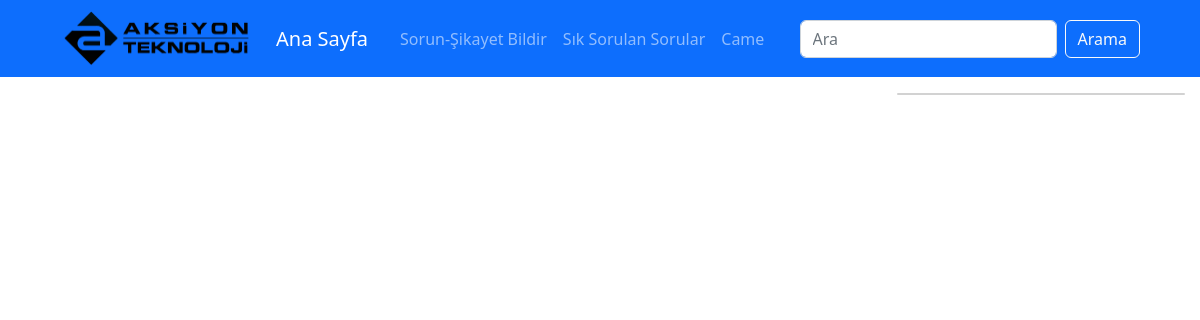
/, run on an earlier commit of the app's database.
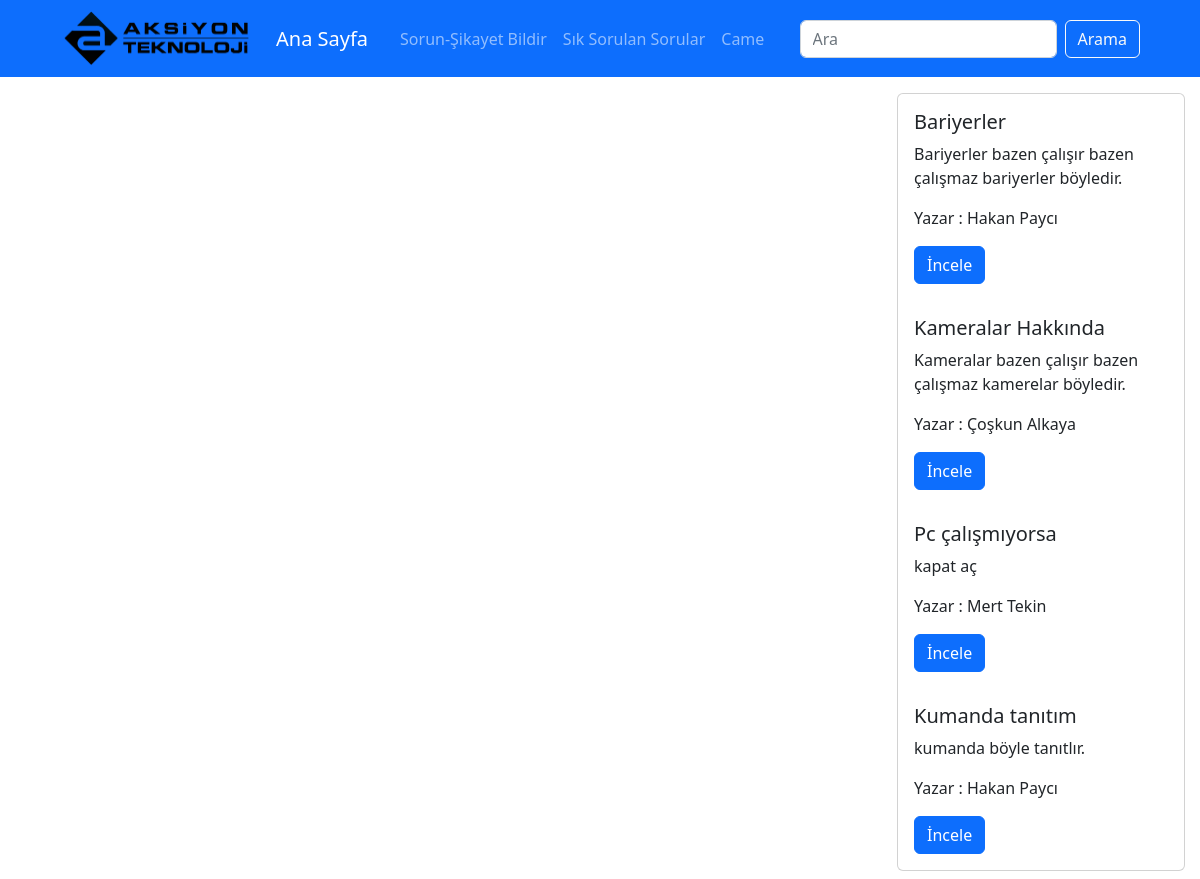
And on a later commit of the database.
### tickets/models.py (models this page shows, shortened)
class Paylasim(models.Model):
    göndericiAdi = models.CharField(max_length=100)
    gönderiKonu = models.CharField(max_length=100)
    gönderiAciklama = RichTextField()
    gönderiFoto = models.ImageField(upload_to="Paylasim")
    gönderiDurumu = models.BooleanField(default=False)
    cameUrunumu = models.BooleanField(default=False)
    slug = models.SlugField(null=False, unique=True,
                            db_index=True, blank=True, editable=False)
    category = models.ForeignKey(
        Category, on_delete=models.CASCADE)

### tickets/views.py (the view)
# urls.py: path('', views.home, name="home"),
def home(request):
    data = {
        "paylasimlar": Paylasim.objects.all(),
        "arizalar": Ariza.objects.all(),
    }
    return render(request, "index.html", data)

### tickets/templates/index.html
{% extends "basee.html" %}
{% block content %}
    {% include 'partials/_navbar.html' %}
    <div class="container mt-3">
        <div class="row">
            <div class="col-3">
            </div>
            <div class="col-6">
            </div>
            <div class="col-3 mb-2">
                {% include 'partials/_sidebar.html' %}
            </div>
        </div>
    </div>
    {% endblock %}

### templates/basee.html (shortened to what this page needs)
{% load static %}
<!DOCTYPE html>
<html lang="tr">
<head>
    <link rel="stylesheet" href="{% static 'css/bootstrap.min.css' %}">
</head>
<body>
    {% block content %}  {% endblock %}
</body>
</html>

### tickets/templates/partials/_navbar.html (shortened to what this page needs)
{% load static %}
<nav class="navbar navbar-expand-lg navbar-dark bg-primary">
    <div class="mx-5 container-fluid" >
      <a href="{% url 'home' %}" title=""><img src="{% static 'img/akslogok.png' %}" class="img-responsive" width="200" ></a>
      <a class="mx-3 navbar-brand" href="{% url 'home' %}">Ana Sayfa</a>
      <div class="collapse navbar-collapse" id="navbarColor02">
        <ul class="mx-2 navbar-nav me-auto mb-2 mb-lg-0">
          <li class="nav-item">
            <a class="nav-link" href="{% url 'tickets' %}">Sorun-Şikayet Bildir</a>
          </li>
          <li class="nav-item">
            <a class="nav-link" href="#">Sık Sorulan Sorular</a>
          </li>
          <li class="nav-item">
            <a class="nav-link" href="{% url 'came' %}">Came</a>
          </li>
        </ul>
        <form class="d-flex" role="search">
          <input class="form-control me-2" type="search" placeholder="Ara" aria-label="Search">
          <button class="btn btn-outline-light" type="submit">Arama</button>
        </form>
      </div>
    </div>
  </nav>

### tickets/templates/partials/_sidebar.html (shortened to what this page needs)
  <div class="row " >
    <div class="col-sm-6"  >
      <div class="card"  style="width: 18rem; " >
        {%for pay in paylasimlar%}
        <div class="card-body" >
          <h5 class="card-title">{{pay.gönderiKonu}}</h5>
          <p class="card-text " >{{pay.gönderiAciklama|safe|slice:"0:200"}}</p>
          <p class="card-writer" >Yazar : {{pay.göndericiAdi}}</p>
          <a href="{% url 'details' pay.slug %}" class="btn btn-primary">İncele</a>
        </div>
        {%endfor%}
      </div>
    </div>
</div>

What changed in the data, as far as the page shows it:
added Paylasim: gönderiKonu "Bariyerler", gönderiAciklama "Bariyerler bazen çalışır bazen çalışmaz bariyerler böyledir.", göndericiAdi "Hakan Paycı"
added Paylasim: gönderiKonu "Kameralar Hakkında", gönderiAciklama "Kameralar bazen çalışır bazen çalışmaz kamerelar böyledir.", göndericiAdi "Çoşkun Alkaya"
added Paylasim: gönderiKonu "Pc çalışmıyorsa", gönderiAciklama "kapat aç", göndericiAdi "Mert Tekin"
added Paylasim: gönderiKonu "Kumanda tanıtım", gönderiAciklama "kumanda böyle tanıtlır.", göndericiAdi "Hakan Paycı"
